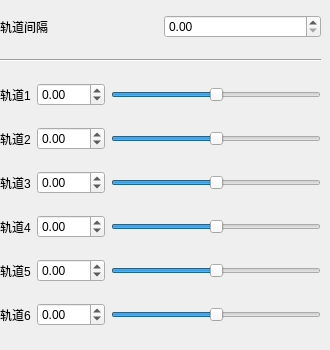
          <widget class="QWidget" name="_6K">
           <attribute name="title">
            <string>6K</string>
           </attribute>
           <widget class="QWidget" name="verticalLayoutWidget_7">
            <property name="geometry">
             <rect>
              <x>0</x>
              <y>0</y>
              <width>321</width>
              <height>341</height>
             </rect>
            </property>
            <layout class="QVBoxLayout" name="verticalLayout_8">
             <item>
              <layout class="QHBoxLayout" name="horizontalLayout_21">
               <item>
                <widget class="QLabel" name="dist_6K_label">
                 <property name="toolTip">
                  <string>&lt;html&gt;&lt;head/&gt;&lt;body&gt;&lt;p&gt;六个轨道两两间隔（推荐值：220）&lt;/p&gt;&lt;/body&gt;&lt;/html&gt;</string>
                 </property>
                 <property name="text">
                  <string>轨道间隔</string>
                 </property>
                </widget>
               </item>
               <item>
                <widget class="QDoubleSpinBox" name="dist_6K">
                 <property name="maximum">
                  <double>225.000000000000000</double>
                 </property>
                 <property name="singleStep">
                  <double>5.000000000000000</double>
                 </property>
                </widget>
               </item>
              </layout>
             </item>
             <item>
              <widget class="Line" name="line_3">
               <property name="orientation">
                <enum>Qt::Horizontal</enum>
               </property>
              </widget>
             </item>
             <item>
              <layout class="QHBoxLayout" name="horizontalLayout_23">
               <item>
                <widget class="QLabel" name="_6K1_label">
                 <property name="text">
                  <string>轨道1</string>
                 </property>
                </widget>
               </item>
               <item>
                <widget class="QDoubleSpinBox" name="_6K1">
                 <property name="minimum">
                  <double>-675.000000000000000</double>
                 </property>
                 <property name="maximum">
                  <double>675.000000000000000</double>
                 </property>
                 <property name="singleStep">
                  <double>5.000000000000000</double>
                 </property>
                </widget>
               </item>
               <item>
                <widget class="QSlider" name="_6K1_sl">
                 <property name="minimum">
                  <number>-675</number>
                 </property>
                 <property name="maximum">
                  <number>675</number>
                 </property>
                 <property name="orientation">
                  <enum>Qt::Horizontal</enum>
                 </property>
                </widget>
               </item>
              </layout>
             </item>
             <item>
              <layout class="QHBoxLayout" name="horizontalLayout_27">
               <item>
                <widget class="QLabel" name="_6K2_label">
                 <property name="text">
                  <string>轨道2</string>
                 </property>
                </widget>
               </item>
               <item>
                <widget class="QDoubleSpinBox" name="_6K2">
                 <property name="minimum">
                  <double>-675.000000000000000</double>
                 </property>
                 <property name="maximum">
                  <double>675.000000000000000</double>
                 </property>
                 <property name="singleStep">
                  <double>5.000000000000000</double>
                 </property>
                </widget>
               </item>
               <item>
                <widget class="QSlider" name="_6K2_sl">
                 <property name="minimum">
                  <number>-675</number>
                 </property>
                 <property name="maximum">
                  <number>675</number>
                 </property>
                 <property name="singleStep">
                  <number>1</number>
                 </property>
                 <property name="orientation">
                  <enum>Qt::Horizontal</enum>
                 </property>
                </widget>
               </item>
              </layout>
             </item>
             <item>
              <layout class="QHBoxLayout" name="horizontalLayout_25">
               <item>
                <widget class="QLabel" name="_6K3_label">
                 <property name="text">
                  <string>轨道3</string>
                 </property>
                </widget>
               </item>
               <item>
                <widget class="QDoubleSpinBox" name="_6K3">
                 <property name="minimum">
                  <double>-675.000000000000000</double>
                 </property>
                 <property name="maximum">
                  <double>675.000000000000000</double>
                 </property>
                 <property name="singleStep">
                  <double>5.000000000000000</double>
                 </property>
                </widget>
               </item>
               <item>
                <widget class="QSlider" name="_6K3_sl">
                 <property name="minimum">
                  <number>-675</number>
                 </property>
                 <property name="maximum">
                  <number>675</number>
                 </property>
                 <property name="orientation">
                  <enum>Qt::Horizontal</enum>
                 </property>
                </widget>
               </item>
              </layout>
             </item>
             <item>
              <layout class="QHBoxLayout" name="horizontalLayout_24">
               <item>
                <widget class="QLabel" name="_6K4_label">
                 <property name="text">
                  <string>轨道4</string>
                 </property>
                </widget>
               </item>
               <item>
                <widget class="QDoubleSpinBox" name="_6K4">
                 <property name="minimum">
                  <double>-675.000000000000000</double>
                 </property>
                 <property name="maximum">
                  <double>675.000000000000000</double>
                 </property>
                 <property name="singleStep">
                  <double>5.000000000000000</double>
                 </property>
                </widget>
               </item>
               <item>
                <widget class="QSlider" name="_6K4_sl">
                 <property name="minimum">
                  <number>-675</number>
                 </property>
                 <property name="maximum">
                  <number>675</number>
                 </property>
                 <property name="orientation">
                  <enum>Qt::Horizontal</enum>
                 </property>
                </widget>
               </item>
              </layout>
             </item>
             <item>
              <layout class="QHBoxLayout" name="horizontalLayout_28">
               <item>
                <widget class="QLabel" name="_6K5_label">
                 <property name="text">
                  <string>轨道5</string>
                 </property>
                </widget>
               </item>
               <item>
                <widget class="QDoubleSpinBox" name="_6K5">
                 <property name="minimum">
                  <double>-675.000000000000000</double>
                 </property>
                 <property name="maximum">
                  <double>675.000000000000000</double>
                 </property>
                 <property name="singleStep">
                  <double>5.000000000000000</double>
                 </property>
                </widget>
               </item>
               <item>
                <widget class="QSlider" name="_6K5_sl">
                 <property name="minimum">
                  <number>-675</number>
                 </property>
                 <property name="maximum">
                  <number>675</number>
                 </property>
                 <property name="orientation">
                  <enum>Qt::Horizontal</enum>
                 </property>
                </widget>
               </item>
              </layout>
             </item>
             <item>
              <layout class="QHBoxLayout" name="horizontalLayout_29">
               <item>
                <widget class="QLabel" name="_6K6_label">
                 <property name="text">
                  <string>轨道6</string>
                 </property>
                </widget>
               </item>
               <item>
                <widget class="QDoubleSpinBox" name="_6K6">
                 <property name="minimum">
                  <double>-675.000000000000000</double>
                 </property>
                 <property name="maximum">
                  <double>675.000000000000000</double>
                 </property>
                 <property name="singleStep">
                  <double>5.000000000000000</double>
                 </property>
                </widget>
               </item>
               <item>
                <widget class="QSlider" name="_6K6_sl">
                 <property name="minimum">
                  <number>-675</number>
                 </property>
                 <property name="maximum">
                  <number>675</number>
                 </property>
                 <property name="orientation">
                  <enum>Qt::Horizontal</enum>
                 </property>
                </widget>
               </item>
              </layout>
             </item>
            </layout>
           </widget>
          </widget>
